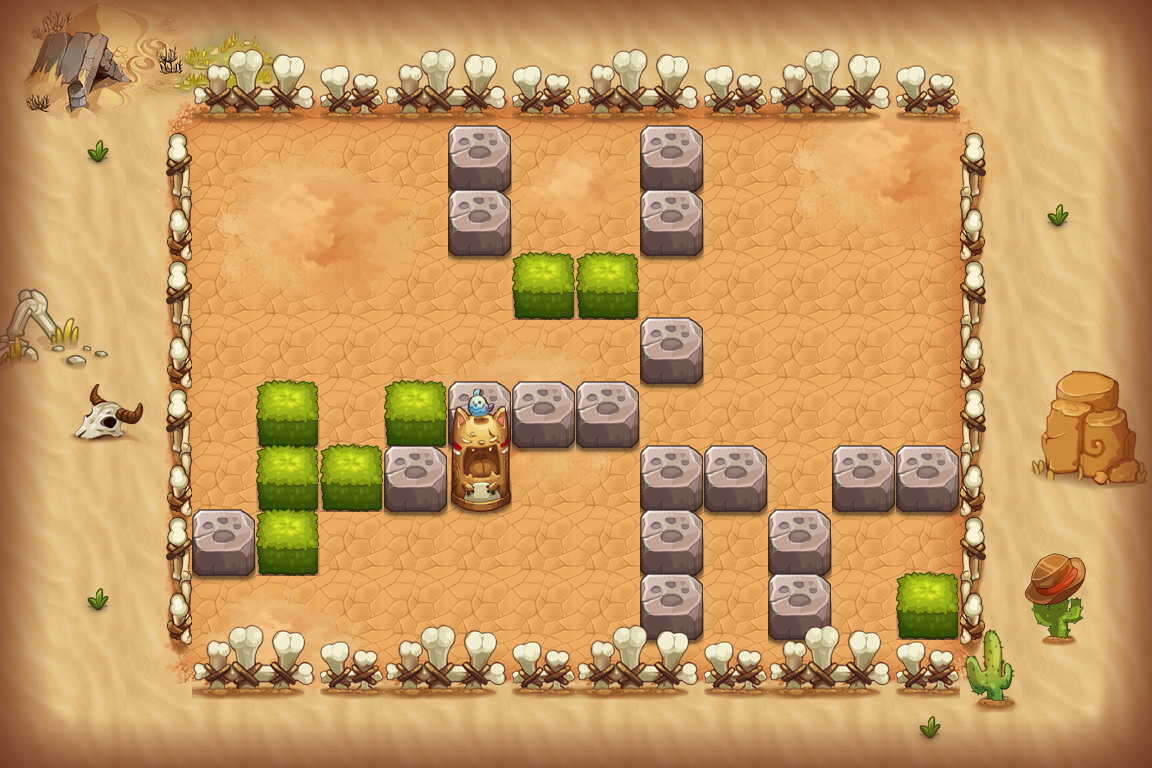

A 2D game scene composited from a Tiled map and its tileset images. What follows is a short description and the map's XML, with each tile layer's data collapsed to a summary:
An orthogonal 18x12 tile map with 64x64 px tiles, 16 tile layers (PASS, 块层 2, 块层 16, 块层 4, ...) and 13 objects (8x TRAP, 3x xrz2, PLAYER, BOMB).

<map version="1.0" orientation="orthogonal" width="18" height="12" tilewidth="64" tileheight="64">
 <properties>
  <property name="DESTRY1" value="255" />
  <property name="DESTRY2" value="314" />
  <property name="DESTRY3" value="144" />
  <property name="DESTRY4" value="173" />
  <property name="DESTRY_COUNT" value="4" />
  <property name="EXP" value="365" />
  <property name="ITEM" value="D009" />
  <property name="MONEY" value="548" />
 </properties>
 <tileset firstgid="1" name="hmpy" tilewidth="64" tileheight="64">
  <image source="hmpy-hd.png" width="1000" height="2048" />
 </tileset>
 <layer name="PASS" width="18" height="12">
  <data>[216 cells, 149 non-empty, 10 distinct tile ids]</data>
 </layer>
 <layer name="块层 2" width="18" height="12">
  <data>[216 cells, 142 non-empty, 27 distinct tile ids]</data>
 </layer>
 <layer name="块层 16" width="18" height="12">
  <data>[216 cells, 66 non-empty, 42 distinct tile ids]</data>
 </layer>
 <layer name="块层 4" width="18" height="12">
  <data>[216 cells, 27 non-empty, 3 distinct tile ids]</data>
 </layer>
 <layer name="块层 3" width="18" height="12">
  <data>[216 cells, 58 non-empty, 9 distinct tile ids]</data>
 </layer>
 <layer name="块层 5" width="18" height="12">
  <data>[216 cells, 35 non-empty, 11 distinct tile ids]</data>
 </layer>
 <layer name="SHELTER 9" width="18" height="12">
  <data>[216 cells, 12 non-empty, 3 distinct tile ids]</data>
 </layer>
 <layer name="SHELTER 8" width="18" height="12">
  <data>[216 cells, 3 non-empty, 2 distinct tile ids]</data>
 </layer>
 <layer name="SHELTER 7" width="18" height="12">
  <data>[216 cells, 4 non-empty, 2 distinct tile ids]</data>
 </layer>
 <layer name="SHELTER 6" width="18" height="12">
  <data>[216 cells, 8 non-empty, 3 distinct tile ids]</data>
 </layer>
 <layer name="SHELTER 5" width="18" height="12">
  <data>[216 cells, 5 non-empty, 2 distinct tile ids]</data>
 </layer>
 <layer name="SHELTER 4" width="18" height="12">
  <data>[216 cells, 1 non-empty, 1 distinct tile ids]</data>
 </layer>
 <layer name="SHELTER 3" width="18" height="12">
  <data>[216 cells, 2 non-empty, 1 distinct tile ids]</data>
 </layer>
 <layer name="SHELTER 2" width="18" height="12">
  <data>[216 cells, 2 non-empty, 1 distinct tile ids]</data>
 </layer>
 <layer name="SHELTER 1" width="18" height="12">
  <data>[216 cells, 2 non-empty, 1 distinct tile ids]</data>
 </layer>
 <objectgroup name="对象层 1" width="36" height="24">
  <object name="PLAYER" type="PLAYER" x="512" y="128" width="64" height="64" />
  <object name="fire1" type="TRAP" x="448" y="448" width="64" height="192">
   <properties>
    <property name="trap_id" value="1" />
    <property name="trap_particle" value="trap_fire_down_up_3.plist" />
    <property name="trap_state" value="open" />
   </properties>
  </object>
  <object name="tnt1" type="BOMB" x="704" y="576" width="64" height="64">
   <properties>
    <property name="bomb_ani" value="tnt_bomb.bomb" />
    <property name="bomb_damage" value="9999" />
    <property name="bomb_power" value="1" />
   </properties>
  </object>
  <object name="senser1" type="TRAP" x="832" y="576" width="64" height="64">
   <properties>
    <property name="trap_floor" value="true" />
    <property name="trap_script" value="trap_onTNTSenser(&quot;tnt1&quot;);" />
    <property name="trap_start_mode" value="0" />
   </properties>
  </object>
  <object name="fire_control1" type="TRAP" x="768" y="448" width="64" height="64">
   <properties>
    <property name="trap_ani" value="switch.actor" />
    <property name="trap_floor" value="true" />
    <property name="trap_id" value="0" />
    <property name="trap_script" value="trap(&quot;fire_control1&quot;):setOpened( false ); trap(&quot;fire1&quot;):setVisit( false );" />
    <property name="trap_sound_id" value="2" />
    <property name="trap_start_mode" value="0" />
    <property name="trap_state" value="open" />
   </properties>
  </object>
  <object name="mp1" type="TRAP" x="896" y="512" width="64" height="64">
   <properties>
    <property name="trap_ani" value="mp.actor" />
    <property name="trap_floor" value="true" />
    <property name="trap_id" value="0" />
    <property name="trap_script" value="trap_moveto(&quot;PLAYER&quot;, &quot;mp1&quot;,target(&quot;mp2&quot;):getX(),target(&quot;mp2&quot;):getY() );" />
    <property name="trap_sound_id" value="1" />
    <property name="trap_start_mode" value="0" />
    <property name="trap_state" value="open" />
   </properties>
  </object>
  <object name="mp2" type="TRAP" x="576" y="576" width="64" height="64">
   <properties>
    <property name="trap_ani" value="mp.actor" />
    <property name="trap_floor" value="true" />
    <property name="trap_id" value="0" />
    <property name="trap_script" value="trap_moveto(&quot;PLAYER&quot;, &quot;mp2&quot;,target(&quot;mp1&quot;):getX(),target(&quot;mp1&quot;):getY() );" />
    <property name="trap_sound_id" value="1" />
    <property name="trap_start_mode" value="0" />
    <property name="trap_state" value="open" />
   </properties>
  </object>
  <object name="zi_dan_right1" type="TRAP" x="192" y="256" width="64" height="64">
   <properties>
    <property name="trap_ani" value="fire_cat_right.actor" />
    <property name="trap_delay" value="2" />
    <property name="trap_id" value="0" />
    <property name="trap_script" value="trap(&quot;zi_dan_right1&quot;):setAtkPower(target(&quot;PLAYER&quot;):getHP()*0.1);trap(&quot;zi_dan_right1&quot;):turnRight(); trap(&quot;zi_dan_right1&quot;):getAI():getActions():addObject( AIUseSkill:create(   SkillLua:create(&quot;skill_0001&quot;)  )  );" />
    <property name="trap_start_mode" value="2" />
    <property name="trap_state" value="open" />
   </properties>
  </object>
  <object name="zi_dan_left1" type="TRAP" x="896" y="256" width="64" height="64">
   <properties>
    <property name="trap_ani" value="fire_cat_left.actor" />
    <property name="trap_delay" value="2" />
    <property name="trap_id" value="0" />
    <property name="trap_script" value="trap(&quot;zi_dan_left1&quot;):setAtkPower(target(&quot;PLAYER&quot;):getHP()*0.1);trap(&quot;zi_dan_left1&quot;):turnLeft(); trap(&quot;zi_dan_left1&quot;):getAI():getActions():addObject( AIUseSkill:create(   SkillLua:create(&quot;skill_0001&quot;)  )  );" />
    <property name="trap_start_mode" value="2" />
    <property name="trap_state" value="open" />
   </properties>
  </object>
  <object name="xrz2" x="320" y="192" width="64" height="64">
   <properties>
    <property name="lua_ai" value="monster_xrz_ai" />
    <property name="quality" value="xrz2.quality" />
   </properties>
  </object>
  <object name="xrz2" x="832" y="192" width="64" height="64">
   <properties>
    <property name="lua_ai" value="monster_xrz_ai" />
    <property name="quality" value="xrz2.quality" />
   </properties>
  </object>
  <object name="xrz2" x="704" y="512" width="64" height="64">
   <properties>
    <property name="lua_ai" value="monster_xrz_ai" />
    <property name="quality" value="xrz2.quality" />
   </properties>
  </object>
  <object name="triger1" type="TRAP" x="832" y="576" width="64" height="64">
   <properties>
    <property name="trap_ani" value="tnt_triger.actor" />
    <property name="trap_floor" value="true" />
    <property name="trap_script" value="trap_onTNTBombTrap(&quot;triger1&quot;,&quot;tnt1&quot;);" />
    <property name="trap_sound_id" value="3" />
    <property name="trap_start_mode" value="3" />
    <property name="trap_state" value="open" />
   </properties>
  </object>
 </objectgroup>
 <layer name="块层 15" width="18" height="12">
  <data>[216 cells, 104 non-empty, 6 distinct tile ids]</data>
 </layer>
</map>
